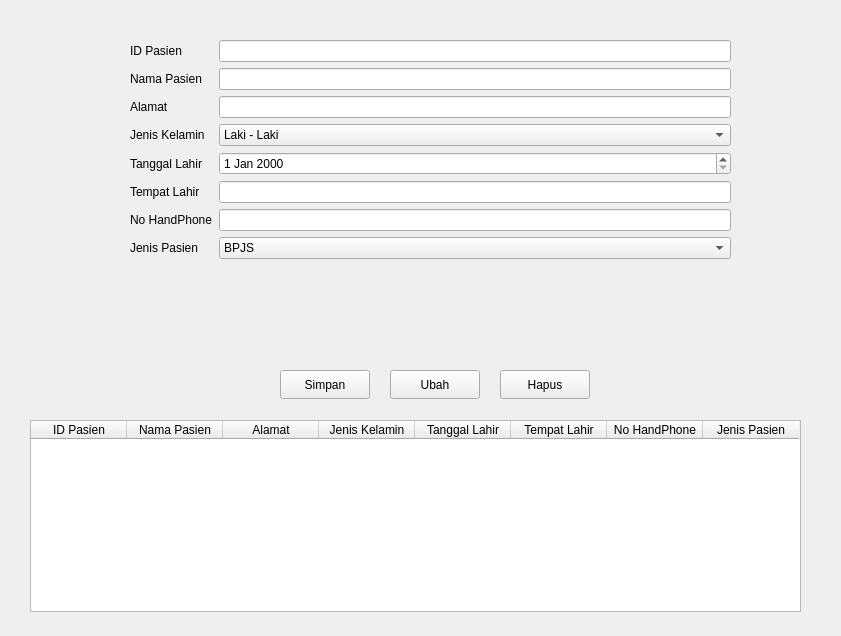
<?xml version="1.0" encoding="UTF-8"?>
<ui version="4.0">
 <class>Form</class>
 <widget class="QWidget" name="Form">
  <property name="geometry">
   <rect>
    <x>0</x>
    <y>0</y>
    <width>841</width>
    <height>636</height>
   </rect>
  </property>
  <property name="windowTitle">
   <string>Form</string>
  </property>
  <widget class="QWidget" name="formLayoutWidget">
   <property name="geometry">
    <rect>
     <x>130</x>
     <y>40</y>
     <width>601</width>
     <height>303</height>
    </rect>
   </property>
   <layout class="QFormLayout" name="formLayout">
    <item row="0" column="0">
     <widget class="QLabel" name="iDPasienLabel">
      <property name="text">
       <string>ID Pasien</string>
      </property>
     </widget>
    </item>
    <item row="0" column="1">
     <widget class="QLineEdit" name="EditPasien"/>
    </item>
    <item row="1" column="0">
     <widget class="QLabel" name="namaPasienLabel">
      <property name="text">
       <string>Nama Pasien</string>
      </property>
     </widget>
    </item>
    <item row="1" column="1">
     <widget class="QLineEdit" name="EditNama"/>
    </item>
    <item row="2" column="0">
     <widget class="QLabel" name="alamatLabel">
      <property name="text">
       <string>Alamat</string>
      </property>
     </widget>
    </item>
    <item row="2" column="1">
     <widget class="QLineEdit" name="EditAlamat"/>
    </item>
    <item row="3" column="0">
     <widget class="QLabel" name="jenisKelaminLabel">
      <property name="text">
       <string>Jenis Kelamin</string>
      </property>
     </widget>
    </item>
    <item row="3" column="1">
     <widget class="QComboBox" name="cmbJekel">
      <item>
       <property name="text">
        <string>Laki - Laki</string>
       </property>
      </item>
      <item>
       <property name="text">
        <string>Perempuan</string>
       </property>
      </item>
     </widget>
    </item>
    <item row="4" column="0">
     <widget class="QLabel" name="tanggalLahirLabel">
      <property name="text">
       <string>Tanggal Lahir</string>
      </property>
     </widget>
    </item>
    <item row="5" column="0">
     <widget class="QLabel" name="tempatLahirLabel">
      <property name="text">
       <string>Tempat Lahir</string>
      </property>
     </widget>
    </item>
    <item row="5" column="1">
     <widget class="QLineEdit" name="EditLahir"/>
    </item>
    <item row="6" column="0">
     <widget class="QLabel" name="noHandPhoneLabel">
      <property name="text">
       <string>No HandPhone</string>
      </property>
     </widget>
    </item>
    <item row="6" column="1">
     <widget class="QLineEdit" name="EditPhone"/>
    </item>
    <item row="7" column="0">
     <widget class="QLabel" name="jenisPasienLabel">
      <property name="text">
       <string>Jenis Pasien</string>
      </property>
     </widget>
    </item>
    <item row="7" column="1">
     <widget class="QComboBox" name="cmbPasien">
      <item>
       <property name="text">
        <string>BPJS</string>
       </property>
      </item>
      <item>
       <property name="text">
        <string>Umum</string>
       </property>
      </item>
     </widget>
    </item>
    <item row="4" column="1">
     <widget class="QDateEdit" name="EditDate"/>
    </item>
   </layout>
  </widget>
  <widget class="QPushButton" name="btnSimpan">
   <property name="geometry">
    <rect>
     <x>280</x>
     <y>370</y>
     <width>90</width>
     <height>29</height>
    </rect>
   </property>
   <property name="text">
    <string>Simpan</string>
   </property>
  </widget>
  <widget class="QPushButton" name="btnUbah">
   <property name="geometry">
    <rect>
     <x>390</x>
     <y>370</y>
     <width>90</width>
     <height>29</height>
    </rect>
   </property>
   <property name="text">
    <string>Ubah</string>
   </property>
  </widget>
  <widget class="QPushButton" name="btnHapus">
   <property name="geometry">
    <rect>
     <x>500</x>
     <y>370</y>
     <width>90</width>
     <height>29</height>
    </rect>
   </property>
   <property name="text">
    <string>Hapus</string>
   </property>
  </widget>
  <widget class="QTableWidget" name="tableWidget">
   <property name="geometry">
    <rect>
     <x>30</x>
     <y>420</y>
     <width>771</width>
     <height>192</height>
    </rect>
   </property>
   <attribute name="horizontalHeaderDefaultSectionSize">
    <number>96</number>
   </attribute>
   <column>
    <property name="text">
     <string>ID Pasien</string>
    </property>
   </column>
   <column>
    <property name="text">
     <string>Nama Pasien</string>
    </property>
   </column>
   <column>
    <property name="text">
     <string>Alamat</string>
    </property>
   </column>
   <column>
    <property name="text">
     <string>Jenis Kelamin</string>
    </property>
   </column>
   <column>
    <property name="text">
     <string>Tanggal Lahir</string>
    </property>
   </column>
   <column>
    <property name="text">
     <string>Tempat Lahir</string>
    </property>
   </column>
   <column>
    <property name="text">
     <string>No HandPhone</string>
    </property>
   </column>
   <column>
    <property name="text">
     <string>Jenis Pasien</string>
    </property>
   </column>
  </widget>
 </widget>
 <resources/>
 <connections/>
</ui>
